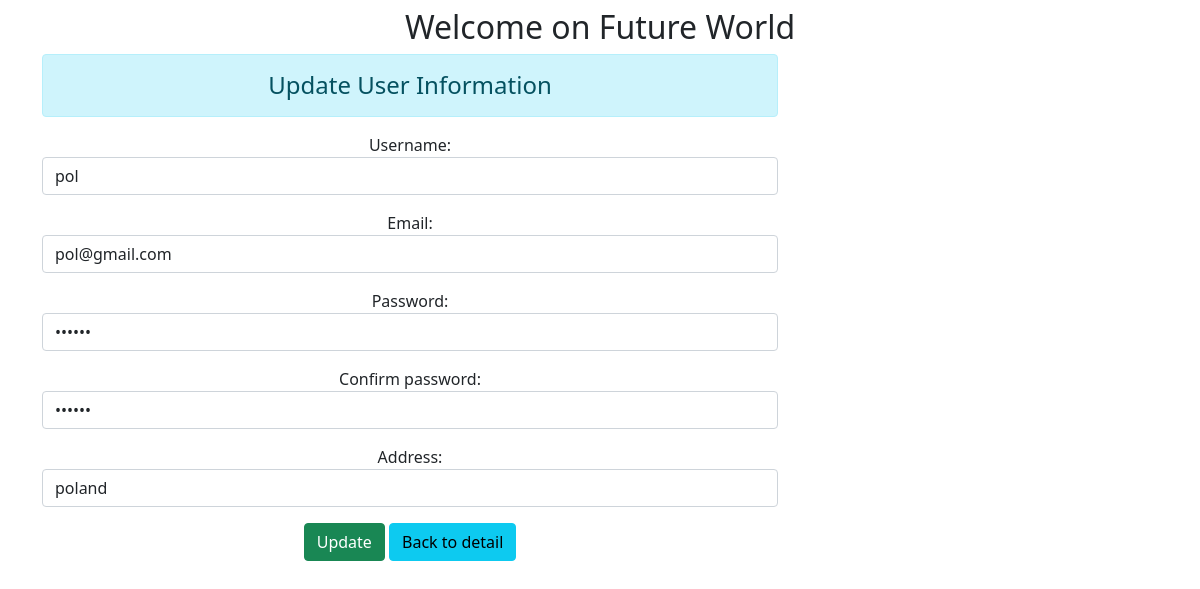
Page /10/ on the committed database.
### home/models.py (models this page shows)
class User(models.Model):
    username=models.CharField(max_length=100)
    email=models.EmailField(max_length=100)
    password=models.CharField(max_length=100)
    confirm_password=models.CharField(max_length=100)
    address=models.CharField(max_length=100)

### home/views.py (the view)
# urls.py: path('<int:id>/', views.update_data, name='updatedata'),
def update_data(request, id):
    if request.method =='POST':
        pi=User.objects.get(pk=id)
        fm=UserRegistration(request.POST, instance=pi)
        if fm.is_valid():
            fm.save()
    else:
        pi=User.objects.get(pk=id)
        fm=UserRegistration(instance=pi)
    return render(request, 'update.html', {'form':fm})

### home/forms.py
class UserRegistration(forms.ModelForm):
    class Meta:
        model=User
        fields=['username', 'email' , 'password', 'confirm_password', 'address']
        widgets={
           'username':forms.TextInput(attrs={'class':'form-control'}),
           'email':forms.EmailInput(attrs={'class':'form-control'}),
           'password':forms.PasswordInput(render_value=True, attrs={'class':'form-control'}),
           'confirm_password':forms.PasswordInput(render_value=True, attrs={'class':'form-control'}),
           'address':forms.TextInput(attrs={'class':'form-control'})
        }

### templates/update.html (shortened to what this page needs)
{% extends 'index.html' %}
{% block content %}
<div class="row">
  <div class="col-sm-8">
  <h4 class="alert alert-info">Update User Information</h4>
  <form action="" method="post">
      {{form.as_p}}
      <input type="submit" class="btn btn-success" value="Update">
      <a href="{% url 'userdetail' %}" class="btn btn-info">Back to detail</a>
  </form>
 </div>
</div>
{% endblock content %}

### rows in the picture
User: username "pol", email "pol@gmail.com", address "poland"
